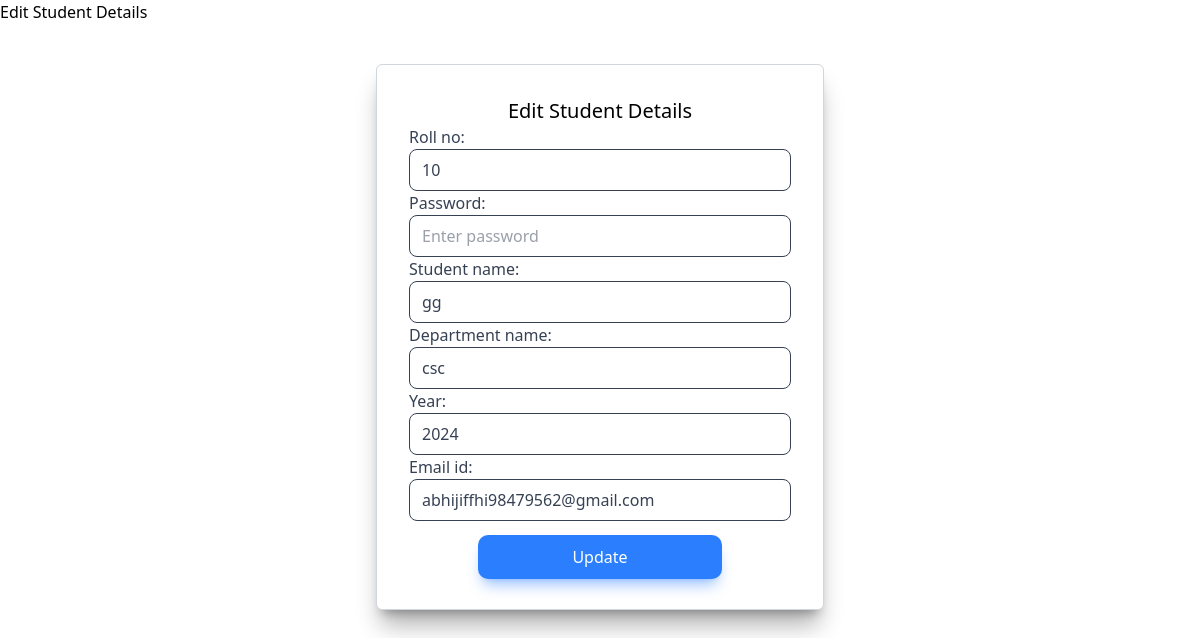
The app's page /student/edit/10/ with its own data.
### Common/models.py (models this page shows, shortened)
class student_registration(models.Model):
    roll_no = models.CharField(max_length=30,primary_key=True)
    password = models.CharField(max_length=30)
    student_name = models.CharField(max_length=50)
    department_name = models.CharField(max_length=30)
    year = models.IntegerField()
    email_id = models.EmailField(max_length=30,unique=True)

### Faculty/views.py (the view)
# urls.py: path('student/edit/<str:roll_no>/', views.student_edit, name='student_edit'),
def student_edit(request, roll_no):
    student = get_object_or_404(student_registration, roll_no=roll_no)
    if request.method == "POST":
        form = student_registrationForm(request.POST, instance=student)
        if form.is_valid():
            form.save()
            return redirect('student_list')
    else:
        form = student_registrationForm(instance=student)
    return render(request, "student_edit.html", {"form": form, "student": student})

### Common/forms.py
class student_registrationForm (forms.ModelForm):
    class Meta:
        model=student_registration
        fields='__all__'
        widgets ={
            'roll_no': forms.TextInput(attrs={
                "placeholder": "Enter your roll no",
                "class": "form-control",
            }),#customized text input
            'password': forms.PasswordInput(attrs={
                "placeholder": "Enter password",
                "class": "form-control",
            }),
            'student_name': forms.TextInput(attrs={
                "placeholder": "Enter student name",
                "class": "form-control",
            }),#customized text input
            'department_name': forms.TextInput(attrs={
                "placeholder": "Enter department name",
                "class": "form-control",
            }),#customized text input
             'year': forms.NumberInput(attrs={
                "placeholder": "Enter year",
                "class": "form-control",
            }),
            'email_id': forms.EmailInput(attrs={
                "placeholder": "Enter email id",
                "class": "form-control",
            }),#customized email input
        }

### Faculty/Templates/student_edit.html (shortened to what this page needs)
<h2>Edit Student Details</h2>
{% load widget_tweaks %}
<div>
    <script src="https://cdn.jsdelivr.net/npm/@tailwindcss/browser@4"></script>
</head>
    <div class="max-w-md mx-auto mt-10 bg-white p-8 rounded-md shadow-xl/30 border bg-gray-500 border-gray-300  ">
        <h1 class="text-center text-black-600 dark:text-black-400 text-xl">Edit Student Details</h1>
        <form method="POST">
            <div>
                <label class="block text-gray-700">
                     {{ form.roll_no.label_tag }}
                    {{ form.roll_no|add_class:"w-full px-3 py-2 border rounded-lg focus:outline-none focus:ring-2 focus:ring-blue-500" }}
                    {{ form.password.label_tag }}
                    {{ form.password|add_class:"w-full px-3 py-2 border rounded-lg focus:outline-none focus:ring-2 focus:ring-blue-500" }}
                    {{ form.student_name.label_tag }}
                    {{ form.student_name|add_class:"w-full px-3 py-2 border rounded-lg focus:outline-none focus:ring-2 focus:ring-blue-500" }}
                    {{ form.department_name.label_tag }}
                    {{ form.department_name|add_class:"w-full px-3 py-2 border rounded-lg focus:outline-none focus:ring-2 focus:ring-blue-500" }}
                    {{ form.year.label_tag }}
                    {{ form.year|add_class:"w-full px-3 py-2 border rounded-lg focus:outline-none focus:ring-2 focus:ring-blue-500" }}
                    {{ form.email_id.label_tag }}
                    {{ form.email_id|add_class:"w-full px-3 py-2 border rounded-lg focus:outline-none focus:ring-2 focus:ring-blue-500" }}
                </label>
            </div>
            <div class="flex justify-center">
            <button type="submit"
                class=" items-center w-60 bg-blue-500 shadow-lg shadow-blue-500/50 ring-2 ring-blue-500 text-white px-4 py-2 rounded-lg hover:bg-blue-400 mt-4 duration-700 ">
                Update </button>
            </div>
        </form>
    </div>

### records on screen
student_registration: roll_no "10", student_name "gg", department_name "csc", year "2024", email_id "abhijiffhi98479562@gmail.com"
